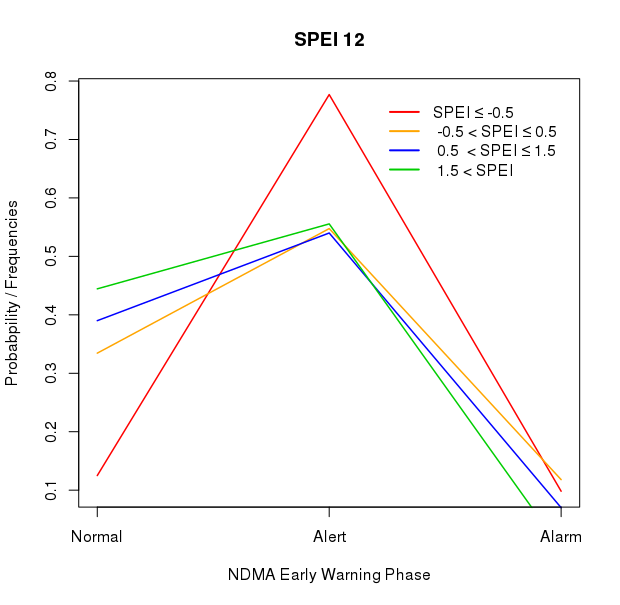

Here is the R script that generated this plot:
rm(list=ls())

WDuni<-c("/its/home/mn301/foodSystems/dataFS") # uni
WDhome<-c("/home/trennion/foodSystems/dataFS") # doma

setwd(WDuni)
setwd(WDhome)

load("Main/Phase06.RData")

#+++++++++++++++++++++++++++++++++++++++++++++++++++++++++++++++++++++++++++++++++++++++++++++++++++++++++++++++++++++++++++++++++++++++++++++++++++++++++++++++++++++++++++++++++++++++++++++++++++++++++++++++++++++++++++++++++++++
library(plm)
library(pglm)
#+++++++++++++++++++++++++++++++++++++++++++++++++++++++++++++++++++++++++++++++++++++++++++++++++++++++++++++++++++++++++++++++++++++++++++++++++++++++++++++++++++++++++++++++++++++++++++++++++++++++++++++++++++++++++++++++++++++
#+++++++++++++++++++++++++++++++++++++++++++++++++++++++++++++++++++++++++++++++++++++++++++++++++++++++++++++++++++++++++++++++++++++++++++++++++++++++++++++++++++++++++++++++++++++++++++++++++++++++++++++++++++++++++++++++++++++
#----------------------------------------------------------------------------------------------------------------------------------------------------------------------------------------------------------------------------------------------------------------

Phase08<-Phase06
Phase08$SPEI12c<-NA
Phase08$SPEI12c[Phase08$SPEI12<= -0.5  &Phase08$SPEI12> -1.5  ]<-1
Phase08$SPEI12c[Phase08$SPEI12<= 0.5  &Phase08$SPEI12> -0.5  ]<-2
Phase08$SPEI12c[Phase08$SPEI12<= 1.5  &Phase08$SPEI12> 0.5  ]<-3
Phase08$SPEI12c[Phase08$SPEI12> 1.5  ]<-4

table(Phase08$SPEI12c,Phase08$SPEI3c)
plot(Phase08$SPEI12c,Phase08$SPEI3c)
boxplot(Phase08$SPEI12~Phase08$SPEI12c)
table(Phase08$PhaseInt,Phase08$SPEI12c)
prop.table(table(Phase08$PhaseInt,Phase08$SPEI12c),2)
frequencies5<-prop.table(table(Phase08$PhaseInt,Phase08$SPEI12c),2)


plot(frequencies5[,1],type='l',col=2,lwd=1.5,xaxt = "n", main='SPEI 12',xlab='NDMA Early Warning Phase',
     ylab=c("Probabpility / Frequencies"))
lines(frequencies5[,2],type='l',col='orange',lwd=1.5)
lines(frequencies5[,3],type='l',col=4,lwd=1.5)
lines(frequencies5[,4],type='l',col=3,lwd=1.5)
axis(1, at=1:3, labels=c("Normal","Alert","Alarm"))
legend(2.2, y = 0.78,
       legend=c('SPEI \u2264 -0.5',' -0.5 < SPEI \u2264 0.5',' 0.5  < SPEI \u2264 1.5',' 1.5 < SPEI'),
       bty = "n",lwd=2, cex=1, col=c(2,"orange",4,3), lty=c(1,1))

#----------------------------------------------------------------------------------------------------------------------------------------------------------------------------------------------------------------------------------------------------------------
# now trying a bit different categories

Phase08$SPEI12c4<-NA
Phase08$SPEI12c4[Phase08$SPEI12<= -1]<-1
Phase08$SPEI12c4[Phase08$SPEI12<= 0  &Phase08$SPEI12> -1 ]<-2
Phase08$SPEI12c4[Phase08$SPEI12<= 1  &Phase08$SPEI12> 0  ]<-3
Phase08$SPEI12c4[Phase08$SPEI12> 1  ]<-4

table(Phase08$SPEI12c4)
boxplot(Phase08$SPEI12~Phase08$SPEI12c4)
table(Phase08$PhaseInt,Phase08$SPEI12c4)
prop.table(table(Phase08$PhaseInt,Phase08$SPEI12c4),2)
frequencies6<-prop.table(table(Phase08$PhaseInt,Phase08$SPEI12c4),2)

plot(frequencies6[,1],type='l',lwd=1.5,col=2,xaxt = "n",main='SPEI 12', xlab='NDMA Early Warning Phase',
     ylab=c("Probabpility / Frequencies"))
lines(frequencies6[,2],type='l',col='orange',lwd=1.5)
lines(frequencies6[,3],type='l',col=4,lwd=1.5)
lines(frequencies6[,4],type='l',col=3,lwd=1.5)
axis(1, at=1:3, labels=c("Normal","Alert","Alarm"))
legend(2.31, y = 0.825,
       legend=c('SPEI \u2264 -1',' -1 < SPEI \u2264 0',' 0 < SPEI \u2264 1',' 1 < SPEI'),
       bty = "n",lwd=2, cex=1, col=c(2,"orange",4,3), lty=c(1,1))
